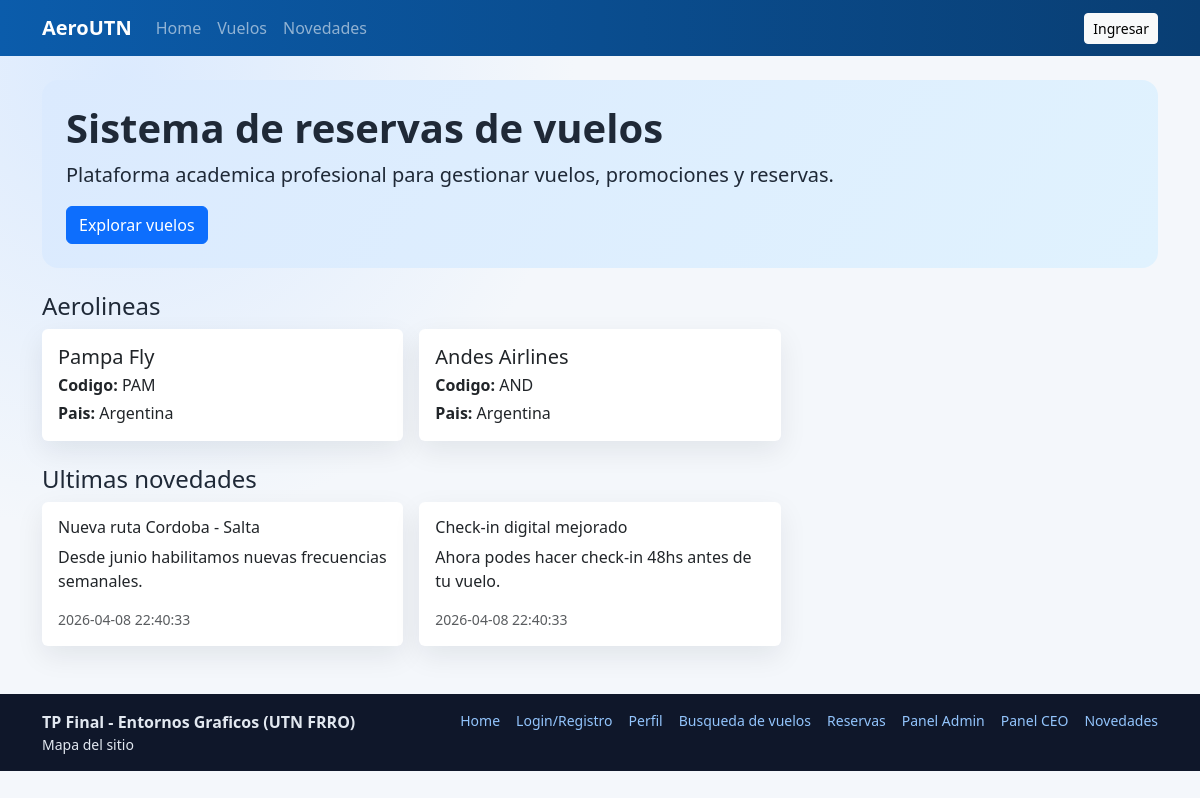
/xampp_php/public/index.php, run on the app's committed database.
### tables this page shows
CREATE TABLE airlines (
  id INT AUTO_INCREMENT PRIMARY KEY,
  name VARCHAR(120) NOT NULL,
  code VARCHAR(10) NOT NULL UNIQUE,
  country VARCHAR(80) NOT NULL,
  created_at TIMESTAMP DEFAULT CURRENT_TIMESTAMP
);

CREATE TABLE news (
  id INT AUTO_INCREMENT PRIMARY KEY,
  title VARCHAR(180) NOT NULL,
  content TEXT NOT NULL,
  created_at TIMESTAMP DEFAULT CURRENT_TIMESTAMP
);

### xampp_php/app/helpers/view.php (called while the page is built, shortened)
<?php
function view(string $page, array $data = []): void
{
    extract($data);
    require __DIR__ . '/../views/partials/header.php';
    require __DIR__ . '/../views/partials/navbar.php';
    require __DIR__ . '/../views/pages/' . $page . '.php';
    require __DIR__ . '/../views/partials/footer.php';
}

### xampp_php/app/core/Database.php (called while the page is built)
<?php
class Database
{
    private static ?PDO $pdo = null;
    public static function connection(): PDO
    {
        if (self::$pdo === null) {
            $dsn = 'mysql:host=' . DB_HOST . ';port=' . DB_PORT . ';dbname=' . DB_NAME . ';charset=utf8mb4';
            self::$pdo = new PDO($dsn, DB_USER, DB_PASS, [
                PDO::ATTR_ERRMODE => PDO::ERRMODE_EXCEPTION,
                PDO::ATTR_DEFAULT_FETCH_MODE => PDO::FETCH_ASSOC,
            ]);
        }
        return self::$pdo;
    }
}

### xampp_php/app/models/Airline.php (called while the page is built, shortened)
<?php
class Airline
{
    public static function all(): array
    {
        $stmt = Database::connection()->query('SELECT * FROM airlines ORDER BY id DESC');
        return $stmt->fetchAll();
    }
}

### xampp_php/app/models/News.php (called while the page is built, shortened)
<?php
class News
{
    public static function all(): array
    {
        $stmt = Database::connection()->query('SELECT * FROM news ORDER BY created_at DESC');
        return $stmt->fetchAll();
    }
}

### xampp_php/app/views/pages/home.php (the view)
<section class="hero p-4 mb-4 rounded-4">
  <h1 class="display-6 fw-bold">Sistema de reservas de vuelos</h1>
  <p class="lead">Plataforma academica profesional para gestionar vuelos, promociones y reservas.</p>
  <a class="btn btn-primary" href="<?php echo BASE_URL; ?>/index.php?page=flights">Explorar vuelos</a>
</section>
<section class="mb-4" aria-labelledby="airlines-title">
  <h2 id="airlines-title" class="h4">Aerolineas</h2>
  <div class="row g-3">
    <?php foreach ($airlines as $airline): ?>
      <article class="col-md-4">
        <div class="card h-100 p-3">
          <h3 class="h5 mb-1"><?php echo htmlspecialchars($airline['name']); ?></h3>
          <p class="mb-1"><strong>Codigo:</strong> <?php echo htmlspecialchars($airline['code']); ?></p>
          <p class="mb-0"><strong>Pais:</strong> <?php echo htmlspecialchars($airline['country']); ?></p>
        </div>
      </article>
    <?php endforeach; ?>
  </div>
</section>
<section aria-labelledby="news-title">
  <h2 id="news-title" class="h4">Ultimas novedades</h2>
  <div class="row g-3">
    <?php foreach (array_slice($news, 0, 3) as $item): ?>
      <article class="col-md-4">
        <div class="card h-100 p-3">
          <h3 class="h6"><?php echo htmlspecialchars($item['title']); ?></h3>
          <p><?php echo htmlspecialchars($item['content']); ?></p>
          <small class="text-muted"><?php echo htmlspecialchars($item['created_at']); ?></small>
        </div>
      </article>
    <?php endforeach; ?>
  </div>
</section>

### xampp_php/public/assets/css/styles.css (style rules this page uses)
:root { --bg: #f4f7fb; --text: #1f2937; --brand: #0b5cab; --brand-dark: #093e73; }
body { min-height: 100vh; color: var(--text); background: radial-gradient(circle at 10% 10%, #dbeafe, transparent 35%), var(--bg); }
.hero { background: linear-gradient(120deg, #dbeafe, #e0f2fe); }
.card { border: 0; box-shadow: 0 10px 28px rgba(15, 23, 42, 0.08); }

### data on the page
airlines: name "Pampa Fly", code "PAM", country "Argentina"
airlines: name "Andes Airlines", code "AND", country "Argentina"
news: title "Nueva ruta Cordoba - Salta", content "Desde junio habilitamos nuevas frecuencias semanales.", created_at "2026-04-08 22:40:33"
news: title "Check-in digital mejorado", content "Ahora podes hacer check-in 48hs antes de tu vuelo.", created_at "2026-04-08 22:40:33"
